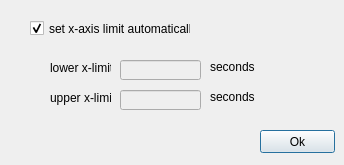
<?xml version="1.0" encoding="UTF-8"?>
<ui version="4.0">
 <class>Dialog</class>
 <widget class="QDialog" name="Dialog">
  <property name="geometry">
   <rect>
    <x>0</x>
    <y>0</y>
    <width>344</width>
    <height>165</height>
   </rect>
  </property>
  <property name="windowTitle">
   <string>Dialog</string>
  </property>
  <widget class="QPushButton" name="pushButton">
   <property name="geometry">
    <rect>
     <x>260</x>
     <y>130</y>
     <width>75</width>
     <height>23</height>
    </rect>
   </property>
   <property name="text">
    <string>Ok</string>
   </property>
  </widget>
  <widget class="QCheckBox" name="checkBox">
   <property name="geometry">
    <rect>
     <x>30</x>
     <y>20</y>
     <width>161</width>
     <height>17</height>
    </rect>
   </property>
   <property name="text">
    <string>set x-axis limit automatically</string>
   </property>
   <property name="checked">
    <bool>true</bool>
   </property>
  </widget>
  <widget class="QLabel" name="label">
   <property name="geometry">
    <rect>
     <x>50</x>
     <y>60</y>
     <width>61</width>
     <height>16</height>
    </rect>
   </property>
   <property name="text">
    <string>lower x-limit:</string>
   </property>
  </widget>
  <widget class="QLabel" name="label_2">
   <property name="geometry">
    <rect>
     <x>210</x>
     <y>60</y>
     <width>47</width>
     <height>13</height>
    </rect>
   </property>
   <property name="text">
    <string>seconds</string>
   </property>
  </widget>
  <widget class="QLabel" name="label_3">
   <property name="geometry">
    <rect>
     <x>50</x>
     <y>90</y>
     <width>61</width>
     <height>16</height>
    </rect>
   </property>
   <property name="text">
    <string>upper x-limit:</string>
   </property>
  </widget>
  <widget class="QLabel" name="label_4">
   <property name="geometry">
    <rect>
     <x>210</x>
     <y>90</y>
     <width>47</width>
     <height>13</height>
    </rect>
   </property>
   <property name="text">
    <string>seconds</string>
   </property>
  </widget>
  <widget class="QLineEdit" name="lineEdit">
   <property name="enabled">
    <bool>false</bool>
   </property>
   <property name="geometry">
    <rect>
     <x>120</x>
     <y>60</y>
     <width>81</width>
     <height>20</height>
    </rect>
   </property>
  </widget>
  <widget class="QLineEdit" name="lineEdit_2">
   <property name="enabled">
    <bool>false</bool>
   </property>
   <property name="geometry">
    <rect>
     <x>120</x>
     <y>90</y>
     <width>81</width>
     <height>20</height>
    </rect>
   </property>
  </widget>
 </widget>
 <resources/>
 <connections/>
</ui>
